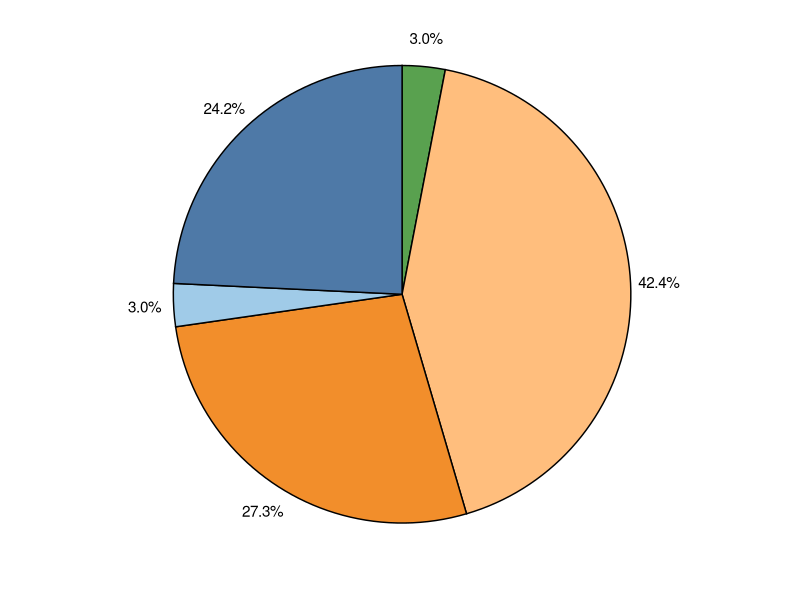

The R script that drew this image: (Note: this script raises an error after producing the figure.)
install.packages(c("ggplot2", "ggpubr", "ggthemes", "scales"))

library(ggplot2)
library(ggpubr)
library(ggthemes) # https://github.com/EmilHvitfeldt/r-color-palettes
library(scales)

sostypes <- c("Non-specified", "Directed", "Acknowledged", "Collaborative", "Virtual")
numpapers <- c(14, 9, 8, 1, 1)
data <- data.frame(sostypes, numpapers)

piechart <- ggpie(data, "numpapers", label=percent(data$numpapers/sum(numpapers), accuracy=.1), fill="sostypes") + theme(legend.position="none", legend.justification="center", legend.box.spacing=unit(-5, "pt"), legend.title=element_text(size=10, face="bold"), legend.text=element_text(size=10), axis.text.x=element_text(size=11)) + guides(fill=guide_legend(title="SoS types")) + scale_fill_tableau(palette = "Tableau 20")
piechart

ggarrange(piechart) %>% ggexport(filename="plots/sostypes.png")
